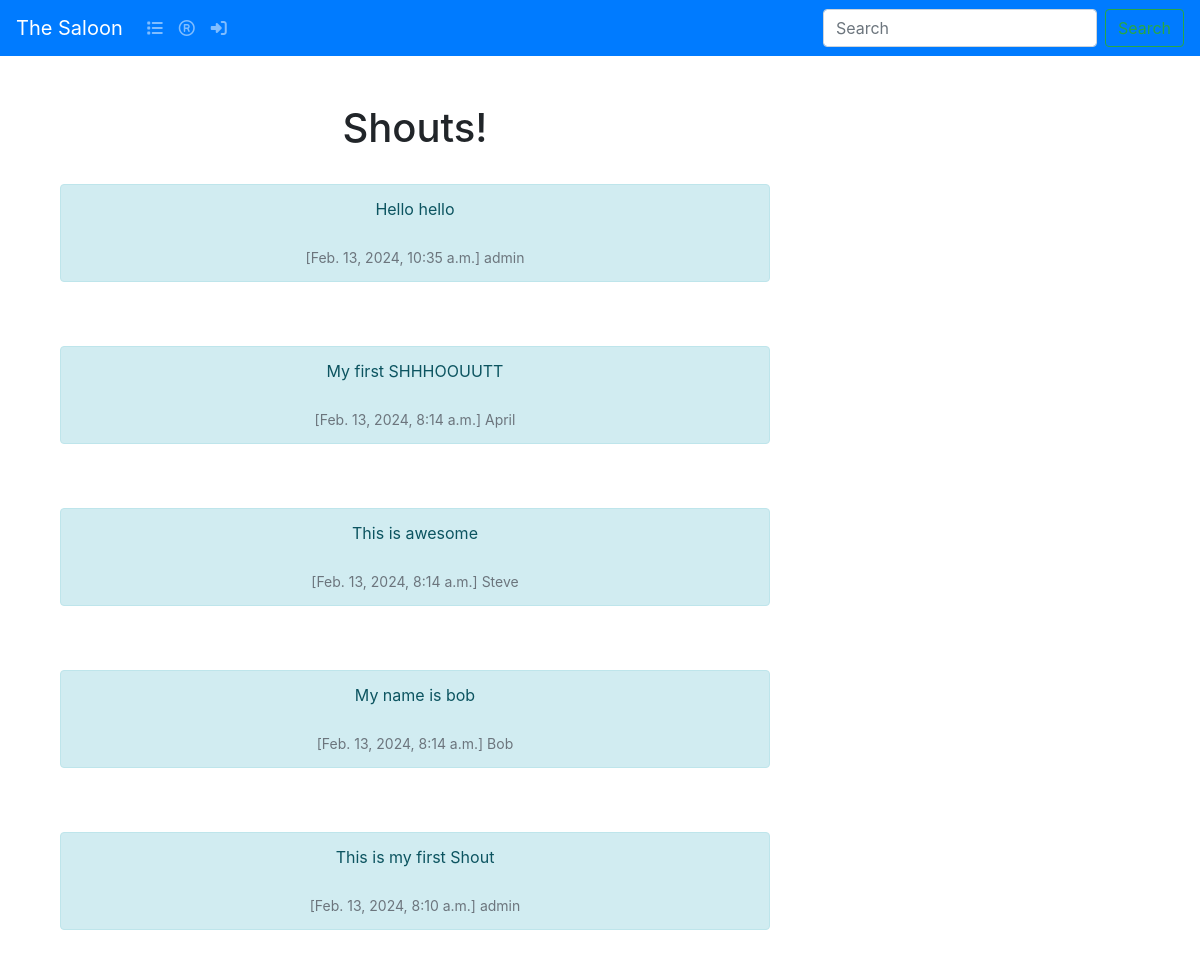
The page / on the database its author committed.
### the_saloon/models.py (models this page shows, shortened)
class Shout(models.Model):
    user = models.ForeignKey(
        User, related_name="shouts",
        on_delete=models.DO_NOTHING
        )
    body = models.CharField(max_length=200)
    created_at = models.DateTimeField(auto_now_add=True)

### the_saloon/views.py (the view)
# urls.py: path('', views.home, name="home"),
def home(request):
    if request.user.is_authenticated:
        form = ShoutForm(request.POST or None)
        if request.method == "POST":
            if form.is_valid():
                shout = form.save(commit=False)
                shout.user = request.user
                shout.save()
                messages.success(request, ("You posted a Shout!"))
                return redirect('home')
        shouts = Shout.objects.all().order_by("-created_at")
        return render(request, 'home.html', {"shouts":shouts, "form":form})
    else:
        shouts = Shout.objects.all().order_by("-created_at")
        return render(request, 'home.html', {"shouts":shouts})

### the_saloon/templates/home.html (shortened to what this page needs)
{% extends 'base.html' %}
{% block content %}
<div class="container text-center">
    <div class="row">
       <div class="col-8">
    <h1>Shouts!</h1>
    <br/>
    {% for shout in shouts %}
        <div class="alert alert-info" role="alert">
            {{ shout.body }}<br/><br/>
            <small class="text-muted">
                [{{ shout.created_at }}]
                {{ shout.user.username }}
            </small>
        </div><br/></br/>
        {% endfor %}
</div>
<div class="col-4">
                <br/><br/><br/>
</div>
{% endblock %}

### rows shown on the page
Shout: body "Hello hello", created_at "Feb. 13, 2024, 10:35 a.m.", user.username "admin"
Shout: body "My first SHHHOOUUTT", created_at "Feb. 13, 2024, 8:14 a.m.", user.username "April"
Shout: body "This is awesome", created_at "Feb. 13, 2024, 8:14 a.m.", user.username "Steve"
Shout: body "My name is bob", created_at "Feb. 13, 2024, 8:14 a.m.", user.username "Bob"
Shout: body "This is my first Shout", created_at "Feb. 13, 2024, 8:10 a.m.", user.username "admin"
